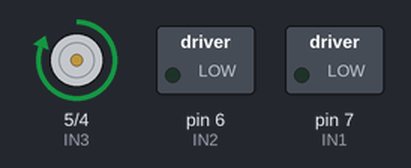
Bench run of a sketch on a simulated Arduino Uno, built with avr-gcc and run on an emulated ATmega328P. Shown: motor-driver pin pairs drawn as motors (green arrow = first pin HIGH = forward, orange = second pin HIGH = backward, longer = more drive), switched loads named in the sketch (green lamp = pin HIGH).

Above: at 1.0 s.
At 3.4 s:
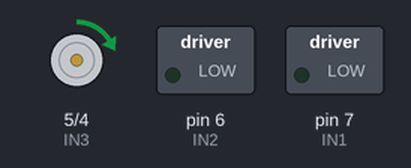
Timing chart, 0 to 6.2 s (numbered marks = the images above):
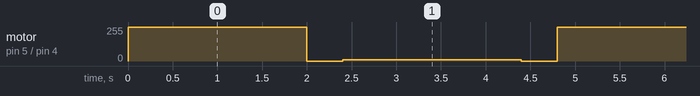

Measured:
- by itself, motor on pin 5 (IN3) / pin 4 (IN4): repeats every 4.8 s: stopped 0.40 s, forward 10/255 2.0 s, stopped 0.40 s, forward 255/255 2.0 s

The sketch:

motor.ino
```cpp
#define IN1	7
#define IN2	6
#define IN3	5
#define IN4	4
#define MAX_SPEED 255 //từ 0-255
#define MIN_SPEED 0
void setup()
{
	pinMode(IN1, OUTPUT);
	pinMode(IN2, OUTPUT);
	pinMode(IN3, OUTPUT);
	pinMode(IN4, OUTPUT);
}

void motor_2_Dung() {
	digitalWrite(IN3, LOW);
	digitalWrite(IN4, LOW);
}


void motor_2_Tien() { //speed: từ 0 - MAX_SPEED
	//digitalWrite(IN3, HIGH);
        analogWrite(IN3, 10);
	digitalWrite(IN4, LOW);
}

void motor_2_Lui() {
	//digitalWrite(IN3, LOW);
        analogWrite(IN3, 255);
	digitalWrite(IN4, LOW);
}

void loop()
{

	motor_2_Lui(); //motor 2 lùi
	// motor 1 vẫn tiến
	delay(2000);//tiến 2 s
        motor_2_Dung();
	delay(400);//dừng 10s
        motor_2_Tien(); //motor 2 lùi
	// motor 1 vẫn tiến
	delay(2000);//tiến 2 s
	motor_2_Dung();
	delay(400);//dừng 10s
}
```
